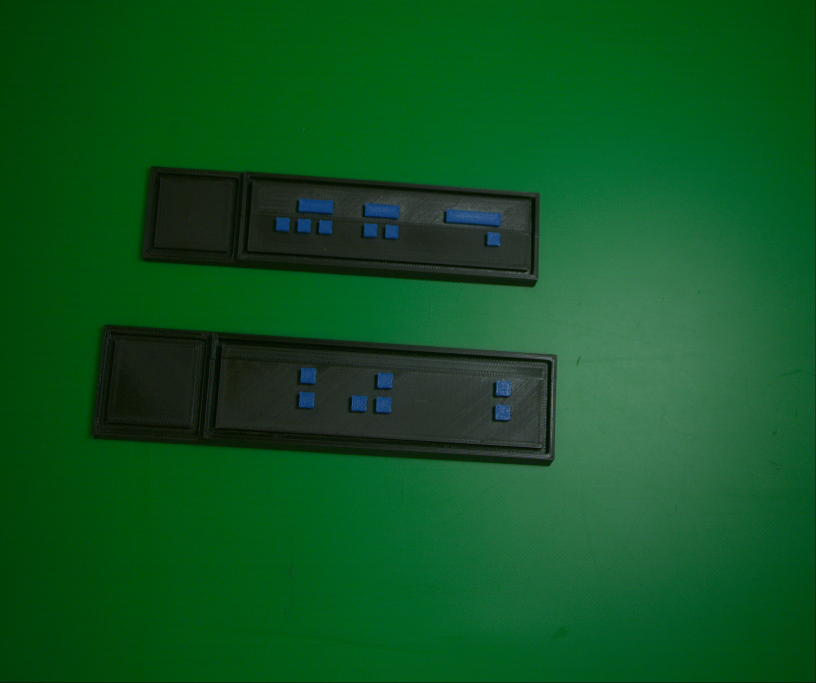
#> input picture live_imgs/basler_capture_7.jpg, 2448 x 2048 px (shown at 1/3 size)
$ python calibrate.py
#> lines starting #> are read from the running program, lines starting #| are printed output that depends on the picture; after the words box and inside, x2 and y2 are one past the last pixel; in counts of white or black regions, pixels touching at a corner belong together
### split.py
import cv2
import numpy as np

# [83 lines left out: functions split_contour_into_four, draw_split_contours, split_contour_ladder, split_contour_ladder_longest_side, not called in this run]

def detect_objects(img):
    gray_img = cv2.cvtColor(img, cv2.COLOR_BGR2GRAY)
    equalized_img = cv2.equalizeHist(gray_img)
    blurred_img = cv2.GaussianBlur(equalized_img, (9,9), 0)
    edges = cv2.Canny(blurred_img, 90, 180)
    ret, thresh = cv2.threshold(edges, 127, 255, 0)

    contours, hierarchy = cv2.findContours(thresh, cv2.RETR_EXTERNAL, cv2.CHAIN_APPROX_TC89_KCOS)
    print("contours after findContours: %s" % len(contours))
    vis = img.copy()
    for c in contours:
        rect = cv2.boundingRect(c)
        x, y, w, h = rect

        rec = cv2.minAreaRect(c)
        box = cv2.boxPoints(rec)
        box = np.int32(box)
        cv2.drawContours(vis,[box],0,(0,0,255),2) #red box

    return vis

def resize(img):
    return cv2.resize(img, (int(img.shape[1]//3), int(img.shape[0]//3)))

img = cv2.imread("live_imgs/basler_capture_7.jpg")
#> img is the input picture: shape (2048, 2448, 3); mean B, G, R 33, 84.6, 14.5

vis = detect_objects(img)
#> in detect_objects, `gray_img = cv2.cvtColor(img, cv2.COLOR_BGR2GRAY)`:
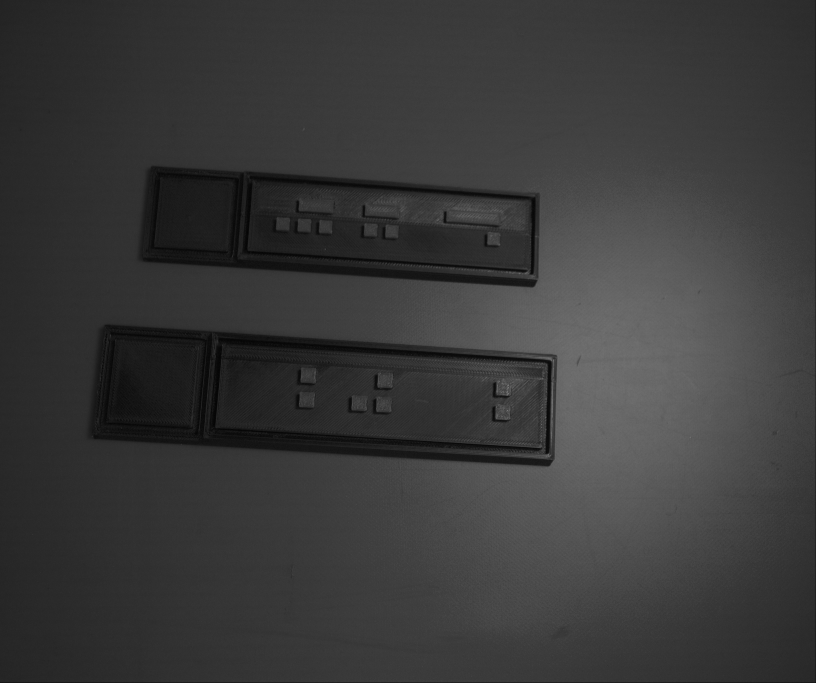
#> gray_img: shape (2048, 2448) (shown at 1/3 size); min 0, max 151, mean 57.7
#> in detect_objects, `equalized_img = cv2.equalizeHist(gray_img)`:
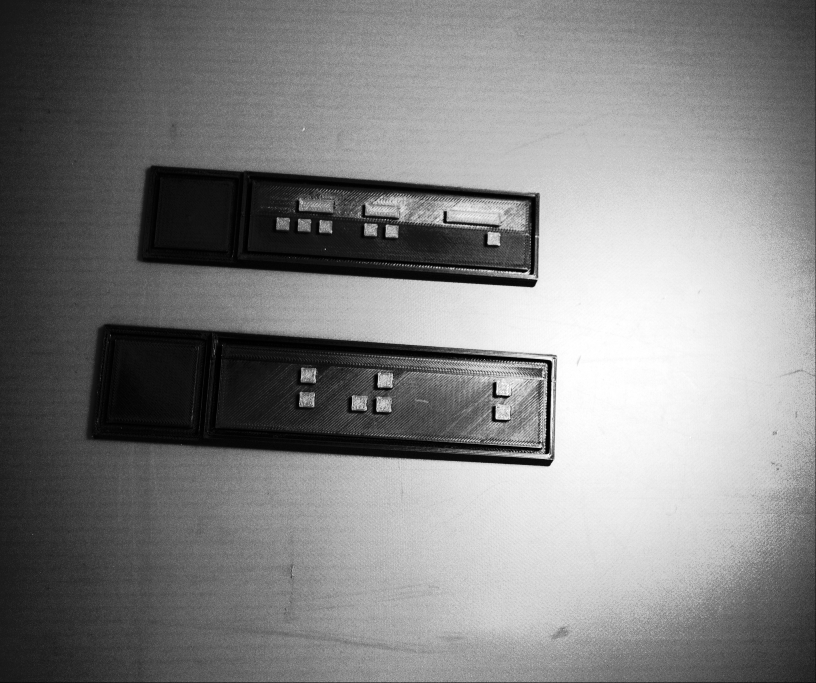
#> equalized_img: shape (2048, 2448) (shown at 1/3 size); min 0, max 255, mean 129.8
#> in detect_objects, `edges = cv2.Canny(blurred_img, 90, 180)`:
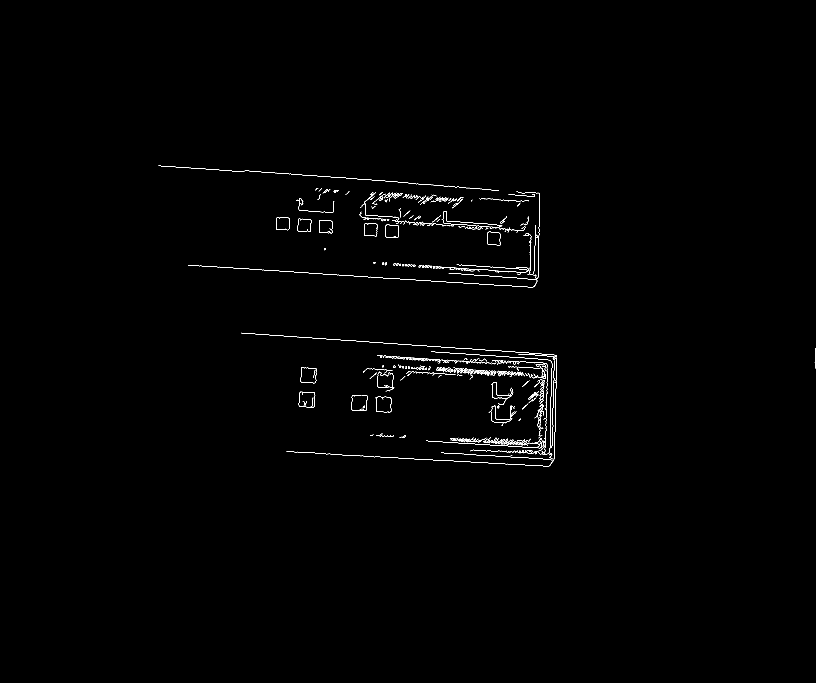
#> edges: shape (2048, 2448) (shown at 1/3 size); 0.42% white in thin lines or dots, all inside (x1, y1, x2, y2) = (475, 497, 2447, 1400)
#> in detect_objects, `contours, hierarchy = cv2.findContours(thresh, cv2.RETR_EXTERNAL, cv2...`: contours = 337 contours, 265 with area under 20; largest, box (x1, y1, x2, y2) and area: (896, 1175, 946, 1223) 1999, (901, 1102, 950, 1150) 1962, (1092, 669, 1133, 709) 1412, (1462, 695, 1502, 737) 1394, (828, 652, 870, 691) 1394
#| contours after findContours: 337
#> the loop in detect_objects, `for c in contours:` made 337 passes
#> (x, y, w, h, rec, box) on passes 1 to 3: (1532, 1367, 5, 1, ((1534, 1367), (0, 4), -90), [[1536, 1367], [1532, 1367], [1532, 1367], [1536, 1367]]), (1647, 1359, 10, 17, ((1651.9, 1367.2), (8.72, 16.28), -4.76), [[1648, 1375], [1646, 1359], [1655, 1358], [1656, 1374]]), (1559, 1359, 1, 1, ((1559, 1359), (0, 0), -90), [[1559, 1359], [1559, 1359], [1559, 1359], [1559, 1359]])

cv2.imshow('git', resize(vis) )
cv2.waitKey(0)

### obj_fraud_detc.py


import cv2
import numpy as np

title = '-'*50
print(f"{title:>20}\n{'Fraud Detection':>30}\n{title:>20}")


MINAREA = 15000

def clean_img(img):
    # Convert to HSV
    hsv = cv2.cvtColor(img, cv2.COLOR_BGR2HSV)

    # Green background range
    lower_green = np.array([35, 80, 40])
    upper_green = np.array([85, 255, 255])

    # Mask green background
    green_mask = cv2.inRange(hsv, lower_green, upper_green)

    # Invert mask -> object becomes white
    object_mask = cv2.bitwise_not(green_mask)

    # Morphological cleanup
    kernel = cv2.getStructuringElement(cv2.MORPH_RECT, (9, 9))
    object_mask = cv2.morphologyEx(object_mask, cv2.MORPH_CLOSE, kernel)
    object_mask = cv2.morphologyEx(object_mask, cv2.MORPH_OPEN, kernel)

    return object_mask


def find_contours(img, mask):
    contours, _ = cv2.findContours(
        mask, cv2.RETR_EXTERNAL, cv2.CHAIN_APPROX_SIMPLE
    )

    vis = img.copy()

    for i, cnt in enumerate(contours):
        area = cv2.contourArea(cnt)
        if area < MINAREA:
            continue


        x, y, w, h = cv2.boundingRect(cnt)

        cv2.drawContours(vis, [cnt], -1, (0, 255, 0), 2)
        #cv2.rectangle(vis, (x, y), (x+w, y+h), (0, 255, 0), 2)

        #rotated rectangle
        rect = cv2.minAreaRect(cnt)
        box = cv2.boxPoints(rect)
        box = np.int32(box)
        cv2.drawContours(vis,[box],0,(0,0,255),2) #red box

        cv2.putText(
            vis,
            f"Area={int(area)}",
            (x, y - 10),
            cv2.FONT_HERSHEY_SIMPLEX,
            0.6,
            (0, 255, 0),
            2
        )
        print(f"Contour {i}: Area = {area}, BBox = ({x}, {y}, {w}, {h})")
        BBox = ()

    #print(f"Detected contours: {len(contours)}")
    return vis, contours


def classify_object_color2(img, mask, contours, min_area=MINAREA):
    hsv = cv2.cvtColor(img, cv2.COLOR_BGR2HSV)

    # HSV ranges + drawing colors (BGR)
    color_ranges = {
        "red":    ([0, 70, 50], [10, 255, 255], (0, 0, 255)),
        "red2":   ([170, 70, 50], [180, 255, 255], (0, 0, 255)),
        #"green":  ([35, 40, 40], [85, 255, 255], (0, 255, 0)),
        "blue":   ([90, 50, 50], [130, 255, 255], (255, 0, 0)),
        "yellow": ([20, 100, 100], [35, 255, 255], (0, 255, 255)),
        #"orange": ([10, 100, 100], [20, 255, 255], (0, 165, 255)),
        #"purple": ([130, 50, 50], [160, 255, 255], (255, 0, 255)),
        #"white":  ([0, 0, 200], [180, 50, 255], (255, 255, 255)),
        "black":  ([0, 0, 0], [180, 255, 50], (50, 50, 50)),
    }

    vis = img.copy()
    all_results = []

    for obj_id, cnt in enumerate(contours):
        area = cv2.contourArea(cnt)
        if area < min_area:
            continue

        # Mask for this contour
        contour_mask = np.zeros(mask.shape, dtype=np.uint8)
        cv2.drawContours(contour_mask, [cnt], -1, 255, -1)
        contour_mask = cv2.bitwise_and(contour_mask, mask)

        total_pixels = cv2.countNonZero(contour_mask)
        if total_pixels == 0:
            continue

        color_stats = {}

        for name, (lower, upper, draw_color) in color_ranges.items():
            lower = np.array(lower)
            upper = np.array(upper)

            color_mask = cv2.inRange(hsv, lower, upper)
            color_mask = cv2.bitwise_and(color_mask, contour_mask)

            count = cv2.countNonZero(color_mask)
            if count < 300:  # noise filter
                continue

            if name == "red2":
                color_stats["red"] = color_stats.get("red", 0) + count
                continue

            color_stats[name] = count

            # Compute centroid
            ys, xs = np.where(color_mask > 0)
            cx = int(xs.mean())
            cy = int(ys.mean())

            percent = (count / total_pixels) * 100

            # Draw centroid + label
            cv2.circle(vis, (cx, cy), 7, draw_color, -1)
            cv2.putText(
                vis,
                f"Obj {obj_id}: {name} {percent:.1f}%",
                (cx + 8, cy),
                cv2.FONT_HERSHEY_SIMPLEX,
                0.55,
                draw_color,
                2
            )

        sorted_colors = sorted(color_stats.items(), key=lambda x: x[1], reverse=True)

        all_results.append({
            "object_id": obj_id,
            "area": area,
            "colors": sorted_colors,
            "cnt": cnt
        })

        print(f"\nObject {obj_id} | Area: {int(area)}")
        for c, cnt_px in sorted_colors:
            print(f"  {c}: {(cnt_px / total_pixels) * 100:.2f}%")

    return all_results, vis

# [63 lines left out: function is_fraud, not called in this run]


def resize(img):
    return cv2.resize(img, (int(img.shape[1]//3), int(img.shape[0]//3)))

# -------------------------
# MAIN
# -------------------------
import time

prev_time = time.time()

# [21 lines left out: function draw_fps, not called in this run]


from split import split_contour_into_four, draw_split_contours , split_contour_ladder, split_contour_ladder_longest_side


# [31 lines left out: function main, not called in this run]


### calibrate.py


import argparse
import json
import os

import cv2
import numpy as np

from obj_fraud_detc import clean_img, find_contours, classify_object_color2


DEFAULT_RULES = [
    {"min": 120000, "max": 200000, "color": "red"},
    {"min": 210000, "max": 270000, "color": "yellow"},
    {"min": 280000, "max": 380000, "color": "blue"},
]


def resize_to_width(img, target_w=1280):
    h, w = img.shape[:2]
    if w <= target_w:
        return img
    scale = target_w / float(w)
    return cv2.resize(img, (int(w * scale), int(h * scale)), interpolation=cv2.INTER_AREA)


def dominant_non_black(colors):
    # colors is a sorted list of tuples [(name, count), ...], desc by count
    for name, cnt in colors:
        if name != "black":
            return name, cnt
    return None, 0


def annotate_objects(base_img, results):
    vis = base_img.copy()

    for obj in results:
        cnt = obj.get("cnt")
        area = int(obj.get("area", 0))
        colors = obj.get("colors", [])

        dom_name, dom_cnt = dominant_non_black(colors)

        if cnt is not None:
            rect = cv2.minAreaRect(cnt)
            box = cv2.boxPoints(rect)
            box = np.int32(box)
            cv2.drawContours(vis, [box], 0, (0, 0, 255), 2)

            x, y, w, h = cv2.boundingRect(cnt)
            label = f"Area={area} | Dom={dom_name if dom_name else 'n/a'}"
            cv2.putText(vis, label, (x, max(0, y - 8)), cv2.FONT_HERSHEY_SIMPLEX, 0.6, (50, 220, 50), 2)

    return vis


def suggest_rules(results):
    # Aggregate area ranges by dominant color
    per_color = {}
    for obj in results:
        colors = obj.get("colors", [])
        area = float(obj.get("area", 0))
        dom, _ = dominant_non_black(colors)
        if not dom:
            continue
        rng = per_color.setdefault(dom, {"min": None, "max": None})
        rng["min"] = area if rng["min"] is None else min(rng["min"], area)
        rng["max"] = area if rng["max"] is None else max(rng["max"], area)

    # Convert to rules list with ints
    rules = []
    for color, rng in per_color.items():
        rules.append({"min": int(rng["min"]), "max": int(rng["max"]), "color": color})

    # Keep stable order (red, yellow, blue) if present
    order = {"red": 0, "yellow": 1, "blue": 2}
    rules.sort(key=lambda r: order.get(r["color"], 99))
    return rules


def overlay_rules(vis, rules, origin=(20, 30)):
    x, y = origin
    cv2.putText(vis, "Suggested Rules:", (x, y), cv2.FONT_HERSHEY_SIMPLEX, 0.7, (255, 255, 255), 2)
    y += 28
    for r in rules:
        line = f"{r['color']}: {r['min']}..{r['max']}"
        cv2.putText(vis, line, (x, y), cv2.FONT_HERSHEY_SIMPLEX, 0.65, (255, 255, 0), 2)
        y += 24
    return vis


def main():
    parser = argparse.ArgumentParser(description="Calibrate fraud area rules by visualizing detected objects.")
    parser.add_argument("--image", "-i", default="live_imgs2/basler_capture_0.jpg", help="Path to a sample frame")
    parser.add_argument("--save", "-s", default="calibrated_rules.json", help="Where to save suggested rules (press 's')")
    args = parser.parse_args()

    img = cv2.imread(args.image)
    if img is None:
        raise FileNotFoundError(f"Could not read image: {args.image}")

    # Detect objects and classify colors
    mask = clean_img(img)
    find_vis, contours = find_contours(img, mask)
    results, color_vis = classify_object_color2(img, mask, contours)

    if not results:
        vis = img.copy()
        cv2.putText(vis, "No object detected", (40, 60), cv2.FONT_HERSHEY_SIMPLEX, 0.9, (0, 0, 255), 2)
        vis = resize_to_width(vis)
        cv2.imshow("Calibration - Annotated", vis)
        cv2.waitKey(0)
        cv2.destroyAllWindows()
        return

    # Build annotated view and suggestions
    annotated = annotate_objects(img, results)
    rules = suggest_rules(results)
    annotated = overlay_rules(annotated, rules)

    # Compose side-by-side view
    left = resize_to_width(annotated, 900)
    right = resize_to_width(color_vis, 900)
    h = max(left.shape[0], right.shape[0])
    if left.shape[0] != h:
        left = cv2.copyMakeBorder(left, 0, h - left.shape[0], 0, 0, cv2.BORDER_CONSTANT)
    if right.shape[0] != h:
        right = cv2.copyMakeBorder(right, 0, h - right.shape[0], 0, 0, cv2.BORDER_CONSTANT)
    combo = np.hstack([left, right])

    print("Suggested rules (based on current image):")
    for r in rules:
        print(f"  - color={r['color']}, min={r['min']}, max={r['max']}")
    if not rules:
        print("  (No dominant colors found)")

    cv2.imshow("Calibration - Annotated | Color Classification", combo)
    print("Press 's' to save suggested rules, or 'q'/ESC to exit.")
    while True:
        k = cv2.waitKey(0) & 0xFF
        if k in (27, ord('q')):  # ESC or q
            break
        if k == ord('s'):
            with open(args.save, "w", encoding="utf-8") as f:
                json.dump(rules if rules else DEFAULT_RULES, f, indent=2)
            print(f"Saved rules to {os.path.abspath(args.save)}")

    cv2.destroyAllWindows()


if __name__ == "__main__":
    main()
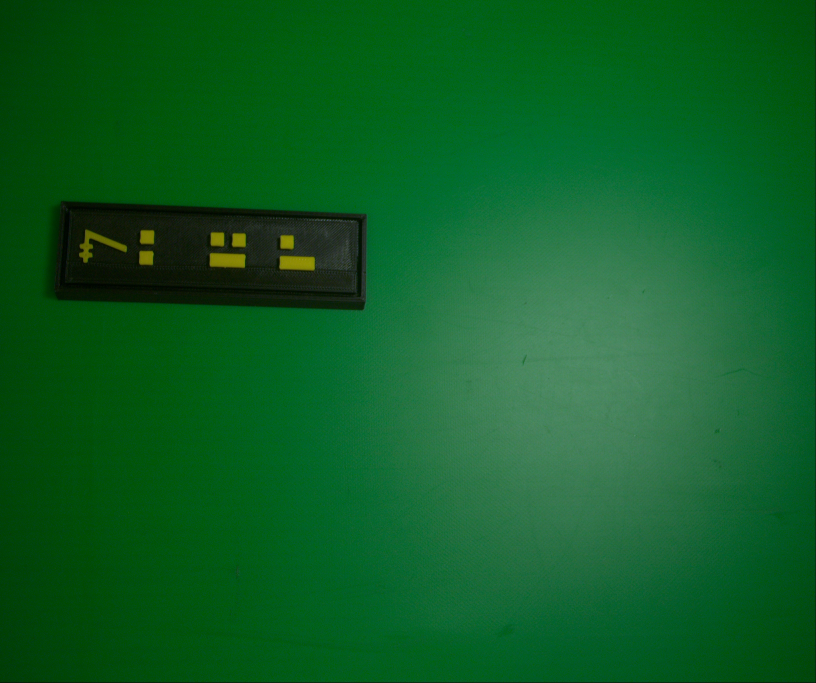
#> input picture live_imgs/basler_capture_0.jpg, 2448 x 2048 px, found by its file name (shown at 1/3 size)
#> in main, img is the input picture: shape (2048, 2448, 3); mean B, G, R 36.1, 94.7, 13.8
#> in clean_img, `hsv = cv2.cvtColor(img, cv2.COLOR_BGR2HSV)`: hsv: shape (2048, 2448, 3); mean H, S, V 67.6, 223.5, 94.7
#> in clean_img, `green_mask = cv2.inRange(hsv, lower_green, upper_green)`:
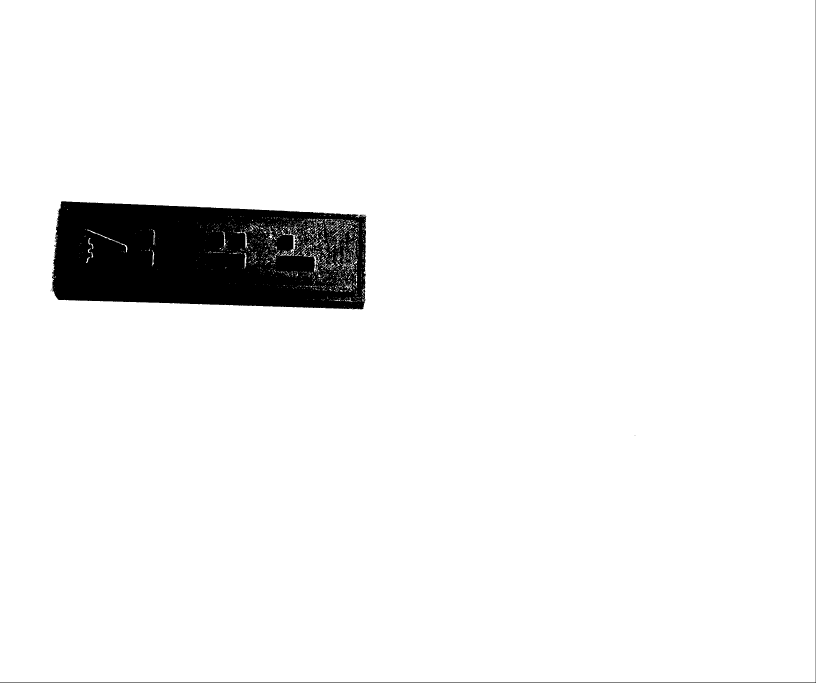
#> green_mask: shape (2048, 2448) (shown at 1/3 size); 94.8% white; 27 black regions (25 under 20 px), largest, box (x1, y1, x2, y2) and area: (154, 604, 1099, 928) 256088, (0, 0, 2448, 2048) 4495
#> in clean_img, `object_mask = cv2.morphologyEx(object_mask, cv2.MORPH_CLOSE, kernel)`: object_mask: shape (2048, 2448); 5.5% white; 3 white regions (1 under 20 px), largest, box (x1, y1, x2, y2) and area: (152, 604, 1099, 928) 270501, (0, 0, 2448, 2048) 4495
#> in clean_img, `object_mask = cv2.morphologyEx(object_mask, cv2.MORPH_OPEN, kernel)`: object_mask: shape (2048, 2448); 5.4% white; 1 white region
#> in find_contours, `contours, _ = cv2.findContours( mask, cv2.RETR_EXTERNAL, cv2.CHAIN_APP..`: contours = 1 contour; box (x1, y1, x2, y2) and area: (155, 604, 1098, 928) 269200
#> the loop in find_contours, `for i, cnt in enumerate(contours):` made 1 pass
#> (area, x, y, w, h, rect, box) on pass 1: (269200, 155, 604, 943, 324, ((629.1, 769.5), (295.7, 939.8), -87.67), [[1092, 936], [153, 898], [165, 602], [1104, 640]])
#| Contour 0: Area = 269200.0, BBox = (155, 604, 943, 324)
#> the loop in classify_object_color2, `for obj_id, cnt in enumerate(contours):` made 1 pass
#> (obj_id, area, total_pixels, sorted_colors) on pass 1: (0, 269200, 270411, [('black', 235849), ('yellow', 18036), ('blue', 2006)])
#| Object 0 | Area: 269200
#|   black: 87.22%
#|   yellow: 6.67%
#|   blue: 0.74%
#> after the loop in classify_object_color2, `for obj_id, cnt in enumerate(contours):`:
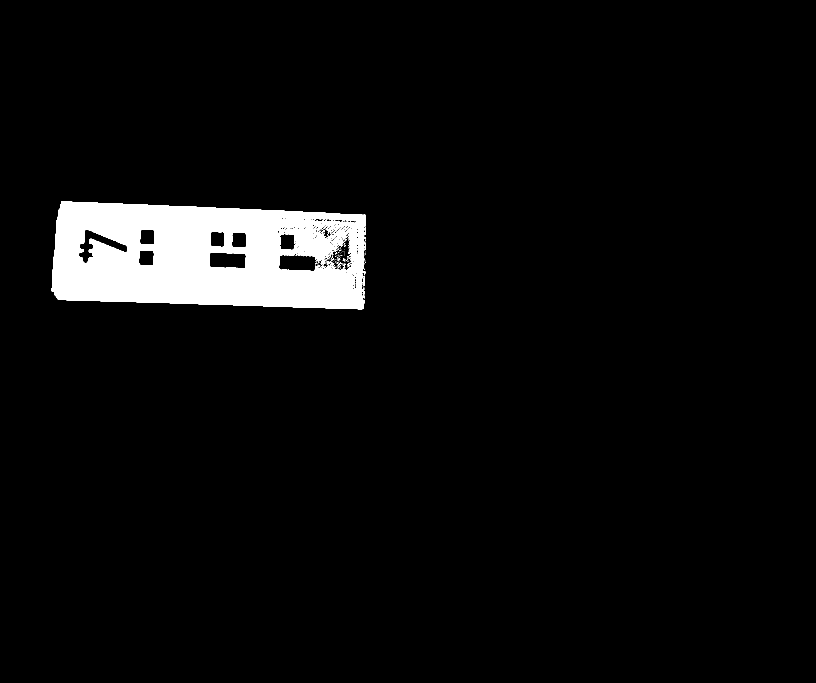
#> color_mask: shape (2048, 2448) (shown at 1/3 size); 4.7% white; 127 white regions (116 under 20 px), largest, box (x1, y1, x2, y2) and area: (155, 604, 1098, 928) 235058, (1090, 828, 1093, 859) 62, (990, 787, 1003, 801) 53
#> after the loop in classify_object_color2, `for obj_id, cnt in enumerate(contours):`: all_results = 1 item
#> the loop in annotate_objects, `for obj in results:` made 1 pass
#> (area, colors, dom_name, dom_cnt, rect, box, x, y) on pass 1: (269200, [('black', 235849), ('yellow', 18036), ('blue', 2006)], 'yellow', 18036, ((629.1, 769.5), (295.7, 939.8), -87.67), [[1092, 936], [153, 898], [165, 602], [1104, 640]], 155, 604)
#> the loop in suggest_rules, `for obj in results:` made 1 pass
#> (colors, area, dom) on pass 1: ([('black', 235849), ('yellow', 18036), ('blue', 2006)], 269200, 'yellow')
#> the loop in overlay_rules, `for r in rules:` made 1 pass
#> (r, line, y) on pass 1: ({'min': 269200, 'max': 269200, 'color': 'yellow'}, 'yellow: 269200..269200', 82)
#> after the loop in overlay_rules, `for r in rules:`: y = 82
#> in resize_to_width, `h, w = img.shape[:2]`: h = 2048; w = 2448
#> in resize_to_width, `scale = target_w / float(w)`: scale = 0.368
#> in main, `h = max(left.shape[0], right.shape[0])`: h = 752
#> in main, `combo = np.hstack([left, right])`:
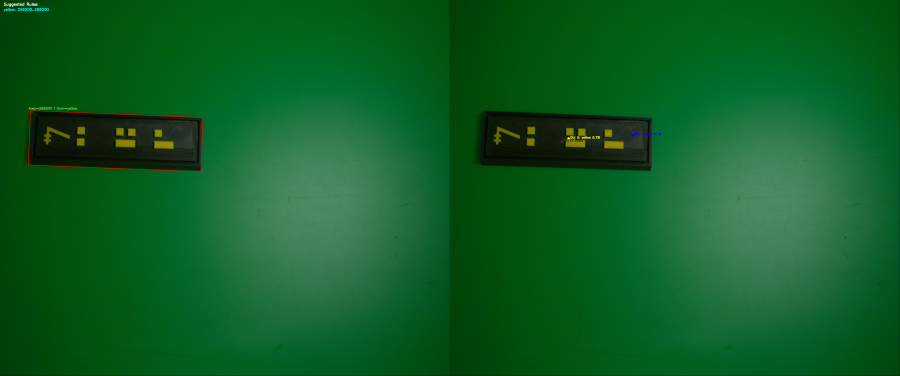
#> combo: shape (752, 1800, 3) (shown at 1/2 size); mean B, G, R 36.2, 94.8, 14.1
#> the loop in main, `for r in rules:` made 1 pass
#> r on pass 1: {'min': 269200, 'max': 269200, 'color': 'yellow'}
#|   - color=yellow, min=269200, max=269200
#> (key q is pressed here)
